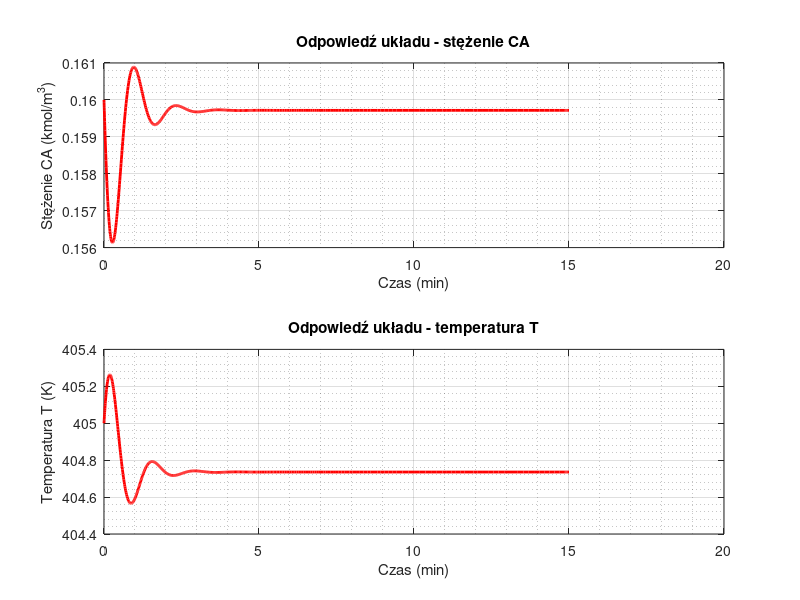

This chart was generated by the following MATLAB code:
%% findOpPoint.m
% ================================================================================
% Finding the operating point for the nonlinear system.
clear; clc;
format long e;

% Parameters
ro = 1e6; % g/m^3
roc = 1e6; % g/m^3
cp = 1; % cal/(g*K)
cpc = 1; % cal/(g*K)
k0 = 1e10; % 1/min
E_R = 8330.1; % 1/K
h = 130e6; % cal/kmol
a = 0.516e6; % cal/(K*m^3)
b = 0.5; % -

% Constants
% Fin = F, so V is constant
V = 1; % m^3
Fin = 1; % m^3/min
F = 1; % m^3/min

% Controlled variables: CA, T
% Manipulated variables: CAin, FC
% Disturbance variables: Tin, TCin

% Operating point - control and disturbances
CAin_p = 2; % kmol/m^3
FC_p = 15; % m^3/min
Tin_p = 343; % K
TCin_p = 310; % K

% Approximate values of the output at the operating point
CA_p = 0.16; % kmol/m^3
T_p = 405; % K

Tend = 15; % min

% Inputs
CAin = @(t) CAin_p + 0 * (t > 1);
FC = @(t) FC_p - 0 * (t > 1);

% Disturbances
Tin = @(t) Tin_p + 0 * (t > 1);
TCin = @(t) TCin_p + 0 * (t > 1);

% Nonlinear model for ode45, x = [CA; T]
f_ode = @(t, x) [
    (1/V) * (Fin*CAin_p - F*x(1) - V * k0 * exp(-E_R/x(2)) * x(1));
    (1/(V*ro*cp)) * (Fin*ro*cp*Tin_p - F*ro*cp*x(2) + V*h*k0*exp(-E_R/x(2))*x(1) - (a * FC_p^(b+1) / (FC_p + (a * FC_p^b) / (2 * roc * cpc))) * (x(2) - TCin_p))
];

% symulacja ode45
[t, x] = ode45(f_ode, [0 Tend], [CA_p; T_p], odeset('RelTol',1e-8,'AbsTol',1e-10));

fprintf("Punkt pracy (CA_p, T_p):\n");
disp(x(end,:));

figure;

subplot(2,1,1);
plot(t, x(:,1), 'r-', 'LineWidth', 2);
xlabel('Czas (min)'); ylabel('Stężenie CA (kmol/m^3)');
title('Odpowiedź układu - stężenie CA');
grid on; grid minor;

subplot(2,1,2);
plot(t, x(:,2), 'r-', 'LineWidth', 2);
xlabel('Czas (min)'); ylabel('Temperatura T (K)');
title('Odpowiedź układu - temperatura T');
grid on; grid minor;
